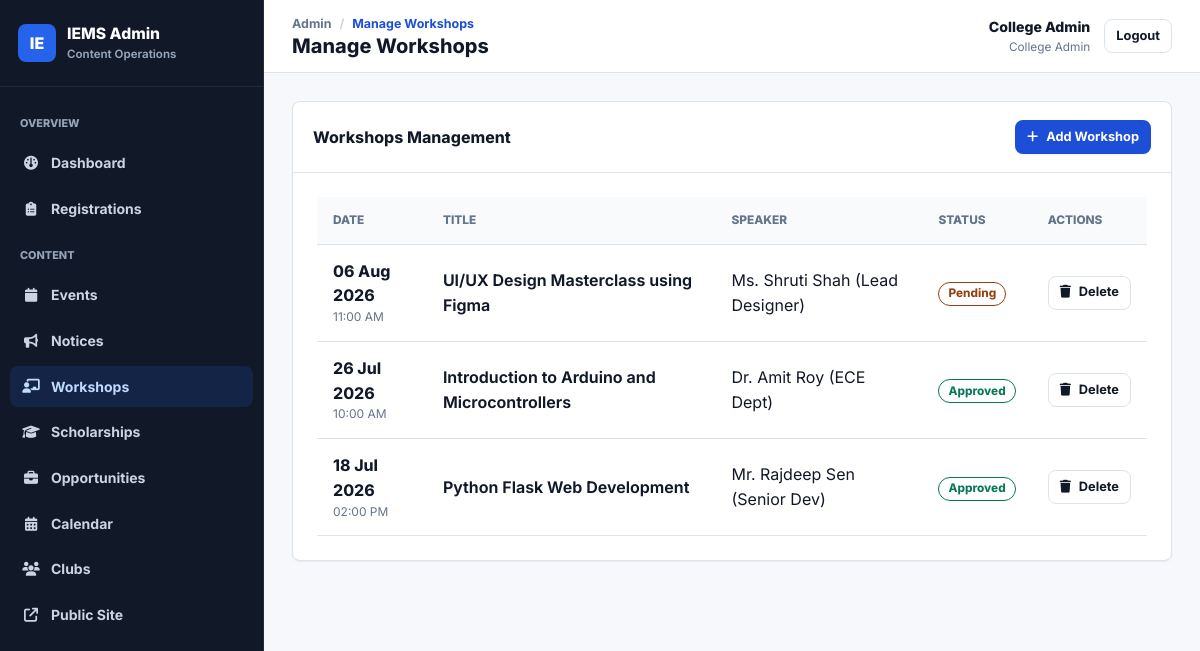
The app's page /admin/workshops/ (signed in) with its own data.
### models/user.py (models this page shows, shortened)
class User(UserMixin, db.Model):
    __tablename__ = 'users'
    id = db.Column(db.Integer, primary_key=True)
    name = db.Column(db.String(100), nullable=False)
    email = db.Column(db.String(120), unique=True, nullable=False, index=True)
    password_hash = db.Column(db.String(256), nullable=False)
    role = db.Column(db.String(20), nullable=False, default='club_president')
    club_id = db.Column(db.Integer, db.ForeignKey('clubs.id'), nullable=True)
    status = db.Column(db.String(20), default='active')  # active, inactive
    created_at = db.Column(db.DateTime, default=datetime.utcnow)
    club = db.relationship('Club', foreign_keys=[club_id], backref='president_user')
    created_events = db.relationship('Event', foreign_keys='Event.created_by', backref='creator', lazy='dynamic')
    approved_events = db.relationship('Event', foreign_keys='Event.approved_by', backref='approver', lazy='dynamic')
    created_notices = db.relationship('Notice', foreign_keys='Notice.created_by', backref='creator', lazy='dynamic')
    activity_logs = db.relationship('ActivityLog', backref='user', lazy='dynamic')
    @property
    def is_super_admin(self):
        return self.role == 'super_admin'
    @property
    def role_display(self):
        return {
            'super_admin': 'Super Admin',
            'college_admin': 'College Admin',
            'club_president': 'Club President'
        }.get(self.role, self.role)

### models/workshop.py (models this page shows, shortened)
class Workshop(db.Model):
    __tablename__ = 'workshops'
    id = db.Column(db.Integer, primary_key=True)
    title = db.Column(db.String(200), nullable=False)
    description = db.Column(db.Text)
    speaker = db.Column(db.String(100))
    venue = db.Column(db.String(200))
    registration_link = db.Column(db.String(500))
    date = db.Column(db.Date)
    time = db.Column(db.Time)
    status = db.Column(db.String(20), default='pending')  # pending, approved, rejected
    created_by = db.Column(db.Integer, db.ForeignKey('users.id'), nullable=True)
    approved_by = db.Column(db.Integer, db.ForeignKey('users.id'), nullable=True)
    created_at = db.Column(db.DateTime, default=datetime.utcnow)
    creator = db.relationship('User', foreign_keys=[created_by])
    approver = db.relationship('User', foreign_keys=[approved_by])

### routes/admin_workshops.py (the view)
@workshops_bp.route('/')
@login_required
def index():
    if current_user.role == 'club_president':
        workshops = Workshop.query.filter_by(created_by=current_user.id).order_by(Workshop.created_at.desc()).all()
    else:
        workshops = Workshop.query.order_by(Workshop.created_at.desc()).all()
    return render_template('admin/workshops.html', workshops=workshops)

### models/user.py (called while the page is built)
@login_manager.user_loader
def load_user(user_id):
    return db.session.get(User, int(user_id))

### templates/admin/workshops.html (shortened to what this page needs)
{% extends "admin/base.html" %}
{% block title %}Manage Workshops{% endblock %}
{% block content %}
<div class="admin-table-card">
    <div class="admin-table-header">
        <h3 class="admin-table-title">Workshops Management</h3>
        <div class="admin-table-actions">
            <button class="btn btn-primary btn-sm" onclick="document.getElementById('addWorkshopModal').style.display='flex'"><i class="fa-solid fa-plus"></i> Add Workshop</button>
        </div>
    </div>
    <div class="table-responsive p-3">
        <table class="table">
            <thead>
                <tr>
                    <th>Date</th>
                    <th>Title</th>
                    <th>Speaker</th>
                    <th>Status</th>
                    <th>Actions</th>
                </tr>
            </thead>
            <tbody>
                {% for workshop in workshops %}
                <tr>
                    <td>
                        <div class="fw-bold">{{ workshop.date.strftime('%d %b %Y') if workshop.date else 'TBD' }}</div>
                        <div class="text-xs text-muted">{{ workshop.time.strftime('%I:%M %p') if workshop.time else '' }}</div>
                    </td>
                    <td class="fw-medium">{{ workshop.title }}</td>
                    <td>{{ workshop.speaker }}</td>
                    <td>
                        <span class="badge badge-outline {% if workshop.status == 'approved' %}badge-success{% elif workshop.status == 'rejected' %}badge-danger{% else %}badge-warning{% endif %}">{{ workshop.status | title }}</span>
                    </td>
                    <td>
                        <div class="d-flex gap-2">
                            <form method="POST" action="{{ url_for('workshops.delete', id=workshop.id) }}" style="display:inline;" onsubmit="return confirm('Delete this workshop?');">
                                <button type="submit" class="btn btn-sm btn-outline text-danger"><i class="fa-solid fa-trash"></i> Delete</button>
                            </form>
                        </div>
                    </td>
                </tr>
                {% else %}
                <tr>
                    <td colspan="5" class="text-center text-muted py-4">No workshops found. Create one to get started.</td>
                </tr>
                {% endfor %}
            </tbody>
        </table>
    </div>
</div>
{% endblock %}

### templates/admin/base.html (shortened to what this page needs)
<!DOCTYPE html>
<html lang="en">
<head>
    <link rel="stylesheet" href="https://cdnjs.cloudflare.com/ajax/libs/font-awesome/6.4.0/css/all.min.css">
    <link rel="stylesheet" href="{{ url_for('static', filename='css/main.css') }}">
    <link rel="stylesheet" href="{{ url_for('static', filename='css/admin.css') }}">
    <link rel="stylesheet" href="{{ url_for('static', filename='css/responsive.css') }}">
</head>
<body>
    <div class="admin-body">
        <aside class="sidebar" id="sidebar">
            <div class="sidebar-header">
                <a href="{{ url_for('admin.dashboard') }}" class="sidebar-logo">
                    <span class="sidebar-logo-mark">IE</span>
                    <span>
                        <span class="sidebar-logo-text">IEMS Admin</span>
                        <span class="sidebar-logo-subtext">Content Operations</span>
                    </span>
                </a>
            </div>
            <nav class="sidebar-nav">
                <div class="nav-section-label">Overview</div>
                <a href="{{ url_for('admin.dashboard') }}" class="nav-item {% if request.endpoint == 'admin.dashboard' %}active{% endif %}"><i class="fa-solid fa-gauge"></i> <span>Dashboard</span></a>
                <a href="{{ url_for('registrations.index') }}" class="nav-item "><i class="fa-solid fa-clipboard-list"></i> <span>Registrations</span></a>
                <div class="nav-section-label">Content</div>
                <a href="{{ url_for('events.index') }}" class="nav-item {% if request.endpoint and request.endpoint.startswith('events.') %}active{% endif %}"><i class="fa-solid fa-calendar"></i> <span>Events</span></a>
                <a href="{{ url_for('notices.index') }}" class="nav-item {% if request.endpoint and request.endpoint.startswith('notices.') %}active{% endif %}"><i class="fa-solid fa-bullhorn"></i> <span>Notices</span></a>
                <a href="{{ url_for('workshops.index') }}" class="nav-item {% if request.endpoint and request.endpoint.startswith('workshops.') %}active{% endif %}"><i class="fa-solid fa-chalkboard-user"></i> <span>Workshops</span></a>
                {% if current_user.role in ('super_admin', 'college_admin') %}
                <a href="{{ url_for('scholarships.index') }}" class="nav-item "><i class="fa-solid fa-graduation-cap"></i> <span>Scholarships</span></a>
                <a href="{{ url_for('opportunities.index') }}" class="nav-item "><i class="fa-solid fa-briefcase"></i> <span>Opportunities</span></a>
                <a href="{{ url_for('calendar.index') }}" class="nav-item {% if request.endpoint and request.endpoint.startswith('calendar.') %}active{% endif %}"><i class="fa-solid fa-calendar-days"></i> <span>Calendar</span></a>
                <a href="{{ url_for('clubs.index') }}" class="nav-item {% if request.endpoint and request.endpoint.startswith('clubs.') %}active{% endif %}"><i class="fa-solid fa-users"></i> <span>Clubs</span></a>
                {% endif %}
                <a href="{{ url_for('public.home') }}" class="nav-item"><i class="fa-solid fa-arrow-up-right-from-square"></i> <span>Public Site</span></a>
            </nav>
        </aside>
        <main class="admin-main">
            <header class="topbar">
                <div class="topbar-left">
                    <ul class="breadcrumb">
                        <li>Admin</li>
                        <li class="active">{{ self.title() }}</li>
                    </ul>
                    <h1 class="page-title">{% block page_heading %}{{ self.title() }}{% endblock %}</h1>
                </div>
                <div class="topbar-right">
                    <div class="user-info">
                        <span class="user-name">{{ current_user.name }}</span>
                        <span class="user-role">{{ current_user.role_display }}</span>
                    </div>
                    <a href="{{ url_for('auth.logout') }}" class="btn btn-secondary btn-sm">Logout</a>
                </div>
            </header>
            <div class="admin-content">
                {% block content %}{% endblock %}
            </div>
        </main>
    </div>
</body>
</html>

### static/css/main.css (style rules this page uses)
:root { --primary: #111827; --primary-soft: #243041; --accent-blue: #1d4ed8; --accent-blue-light: #dbeafe; --accent-teal: #0f766e; --accent-teal-light: #ccfbf1; --accent-amber: #b45309; --bg: #f6f8fb; --surface: #ffffff; --surface-muted: #f1f5f9; --border: #dbe3ef; --border-strong: #cbd5e1; --text-primary: #111827; --text-secondary: #475569; --text-muted: #64748b; --danger: #dc2626; --warning: #d97706; --success: #059669; --info: #0284c7; --space-xs: 4px; --space-sm: 8px; --space-md: 16px; --space-lg: 24px; --space-xl: 32px; --space-2xl: 48px; --space-3xl: 64px; --radius-sm: 6px; --radius-md: 8px; --radius-lg: 8px; --shadow-sm: 0 1px 2px rgba(15, 23, 42, 0.06); --shadow-md: 0 10px 24px rgba(15, 23, 42, 0.08); --shadow-lg: 0 24px 56px rgba(15, 23, 42, 0.14); --transition-fast: 150ms ease; --transition: 220ms ease; }
* { box-sizing: border-box; margin: 0; padding: 0; }
html { scroll-behavior: smooth; }
body { min-height: 100vh; font-family: "Inter", system-ui, -apple-system, BlinkMacSystemFont, "Segoe UI", sans-serif; background: var(--bg); color: var(--text-primary); line-height: 1.55; -webkit-font-smoothing: antialiased; text-rendering: optimizeLegibility; }
a { color: var(--accent-blue); }
h1, h2, h3, h4, h5, h6 { color: var(--primary); font-weight: 750; line-height: 1.15; }
.d-flex { display: flex; }
.gap-2 { gap: var(--space-md); }
.text-xs { font-size: 0.75rem; }
.text-muted { color: var(--text-muted); }
.text-danger { color: var(--danger); }
.fw-bold { font-weight: 750; }
.fw-medium { font-weight: 650; }
.p-3 { padding: var(--space-lg); }
.btn { min-height: 40px; padding: 10px 16px; border: 1px solid transparent; border-radius: var(--radius-md); display: inline-flex; align-items: center; justify-content: center; gap: 8px; color: inherit; text-decoration: none; font-family: inherit; font-size: 0.92rem; font-weight: 700; line-height: 1; white-space: nowrap; cursor: pointer; transition: transform var(--transition-fast), box-shadow var(--transition-fast), background var(--transition-fast), color var(--transition-fast), border-color var(--transition-fast); }
.btn-sm { min-height: 34px; padding: 8px 11px; font-size: 0.8rem; }
.btn-primary { background: var(--accent-blue); color: #fff; box-shadow: var(--shadow-sm); }
.btn-secondary, .btn-outline { background: #fff; color: var(--primary); border-color: var(--border); }
.card, .admin-table-card { background: var(--surface); border: 1px solid var(--border); border-radius: var(--radius-lg); box-shadow: var(--shadow-sm); }
.badge { display: inline-flex; align-items: center; gap: 6px; min-height: 24px; padding: 4px 9px; border-radius: 999px; font-size: 0.74rem; font-weight: 750; line-height: 1; white-space: nowrap; }
.badge-success { background: #dcfce7; color: #047857; }
.badge-warning { background: #fef3c7; color: #92400e; }
.badge-outline { border: 1px solid currentColor; background: #fff; }
.table-responsive { width: 100%; overflow-x: auto; }
.table { width: 100%; border-collapse: collapse; min-width: 760px; }
.table th, .table td { padding: 14px 16px; border-bottom: 1px solid var(--border); text-align: left; vertical-align: middle; }
.table th { color: var(--text-muted); background: #f8fafc; font-size: 0.74rem; font-weight: 800; text-transform: uppercase; }
.admin-table-header { display: flex; align-items: center; justify-content: space-between; gap: 16px; padding: 18px 20px; border-bottom: 1px solid var(--border); }
.admin-table-title { margin: 0; font-size: 1rem; }
.admin-table-actions { display: flex; flex-wrap: wrap; gap: 10px; }

### records on screen
User: name "College Admin", role_display "College Admin"
Workshop: date "06 Aug 2026", time "11:00 AM", title "UI/UX Design Masterclass using Figma", speaker "Ms. Shruti Shah (Lead Designer)", status "Pending"
Workshop: date "26 Jul 2026", time "10:00 AM", title "Introduction to Arduino and Microcontrollers", speaker "Dr. Amit Roy (ECE Dept)", status "Approved"
Workshop: date "18 Jul 2026", time "02:00 PM", title "Python Flask Web Development", speaker "Mr. Rajdeep Sen (Senior Dev)", status "Approved"
